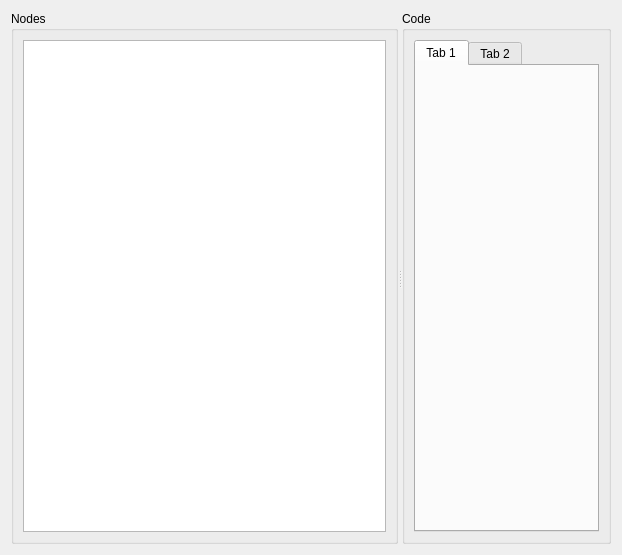
<ui version="4.0" >
 <class>CodeEditor</class>
 <widget class="QWidget" name="CodeEditor" >
  <property name="geometry" >
   <rect>
    <x>0</x>
    <y>0</y>
    <width>622</width>
    <height>555</height>
   </rect>
  </property>
  <property name="windowTitle" >
   <string>Code Editor</string>
  </property>
  <layout class="QVBoxLayout" name="verticalLayout_3" >
   <item>
    <widget class="QSplitter" name="splitter" >
     <property name="orientation" >
      <enum>Qt::Horizontal</enum>
     </property>
     <widget class="QGroupBox" name="groupBox" >
      <property name="title" >
       <string>Nodes</string>
      </property>
      <layout class="QVBoxLayout" name="verticalLayout" >
       <item>
        <widget class="QListWidget" name="nodesLW" />
       </item>
      </layout>
     </widget>
     <widget class="QGroupBox" name="groupBox_2" >
      <property name="title" >
       <string>Code</string>
      </property>
      <layout class="QVBoxLayout" name="verticalLayout_2" >
       <item>
        <widget class="QTabWidget" name="tabWidget" >
         <widget class="QWidget" name="tab" >
          <attribute name="title" >
           <string>Tab 1</string>
          </attribute>
         </widget>
         <widget class="QWidget" name="tab_2" >
          <attribute name="title" >
           <string>Tab 2</string>
          </attribute>
         </widget>
        </widget>
       </item>
      </layout>
     </widget>
    </widget>
   </item>
  </layout>
 </widget>
 <resources/>
 <connections/>
</ui>
